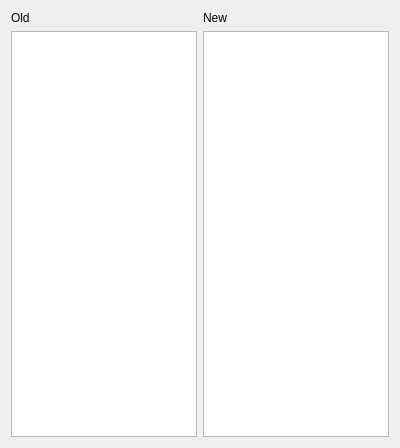
<?xml version="1.0" encoding="UTF-8"?>
<ui version="4.0">
 <class>Form</class>
 <widget class="QWidget" name="Form">
  <property name="geometry">
   <rect>
    <x>0</x>
    <y>0</y>
    <width>400</width>
    <height>448</height>
   </rect>
  </property>
  <property name="windowTitle">
   <string>Form</string>
  </property>
  <layout class="QGridLayout" name="gridLayout">
   <item row="1" column="0">
    <widget class="QTreeView" name="old_view"/>
   </item>
   <item row="1" column="1">
    <widget class="QTreeView" name="new_view"/>
   </item>
   <item row="0" column="0">
    <widget class="QLabel" name="label">
     <property name="text">
      <string>Old</string>
     </property>
    </widget>
   </item>
   <item row="0" column="1">
    <widget class="QLabel" name="label_2">
     <property name="text">
      <string>New</string>
     </property>
    </widget>
   </item>
  </layout>
 </widget>
 <resources/>
 <connections/>
</ui>
